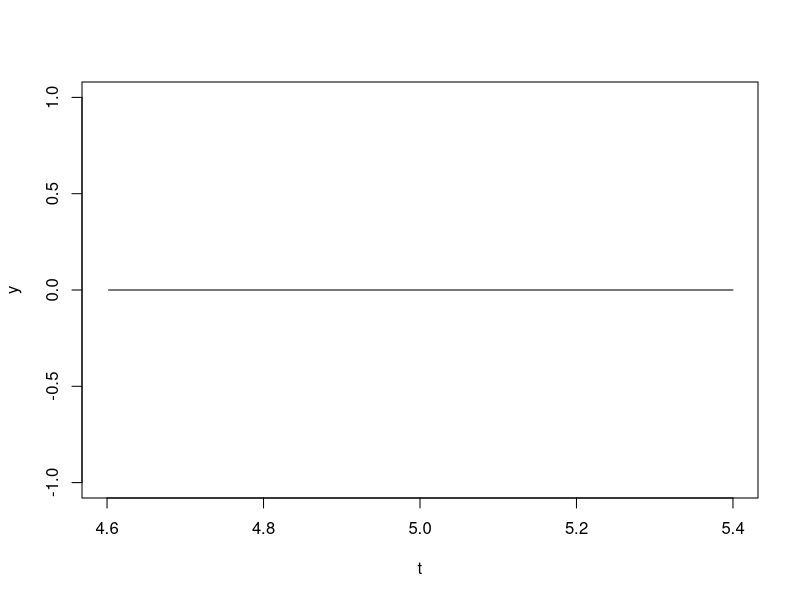

R code for this plot:
Res_Equ_Dif_derecha <- function(del1=0, yi=0){
  np = length(yi)
  yf = rep(0, np)

  y1 = yi[np]
  yf[1] = y1

  for (i in 2:np){
    y2 = y1 + del1 * yi[i-1]
    yf[i] = y2
    y1 = y2
  }
  res= yf
}

Res_Equ_Dif_derecha_tao2 <- function(vali= 0, del1=0, ta1=0, ta2=0){
  np = length(ta1)
  yf = rep(0, np)

  y1 = vali
  yf[1] = y1
  
  for (i in 2:np){
    y2 = y1 + del1 * (ta1[i-1]+ta2[i-1])
    yf[i] = y2
    y1 = y2   
  }
  res= yf
}

Res_Equ_Dif_izquierda_tao2 <- function(vali= 0, del1=0, ta1=0, ta2=0){
  print('ta1')
  print(ta1)
  print('ta2')
  print(ta2)
  np = length(ta1)
  yf = rep(0, np)

  y2 = vali
  yf[np] = y2

  for (i in (np-1):1){
    y1 = y2 - del1 * (ta1[i+1]+ta2[i+1])
    yf[i] = y1
    y2 = y1
  }
  print(yf)
  res= yf
}

Res_Equ_Dif_izquierda <- function(del1=0, yi=0){
  np = length(yi)
  yf = rep(0, np)

  y2 = yi[1]
  yf[np] = y2

  for (i in (np-1):1){
    y1 = y2 - del1 * yi[i+1]
    yf[i] = y1
    y2 = y1
  }
  res= yf
}


procesa_drerecha2 <- function(tao1=0,tao2=0, niter=0){
  print('procesa derecha2')
  del = .001
  n = tao2 / del+1
  m = tao1 / del+1
  t = seq(0, tao1, length.out = m)
  yi = rep(1, n)

  tt = c()
  yy = yi

  ni=n-n+1
  mi=n-m+1

  for (i in 1:niter){
    to = (i-1)*tao1 + t 
    tt = c(tt, to)
    y1 = yy[mi:(mi+m)]
    y2 = yy[ni:(ni+m)]
    k = length(yy)
    yi = Res_Equ_Dif_derecha_tao2(yy[k] , del, y1, y2)
    yy = c(yy, yi)
    mi = mi+m
    ni = ni+m
  }
  ret = list(tt, yy)
}

procesa_izquierda2 <- function(tao1=0,tao2=0, niter=0, tf=0){
  print('procesa izquierda2')
  del = .001
  n = tao2 / del+1  
  m = tao1 / del+1
  mt =niter*m - niter

  cat(' m= ',m,' n= ',n, '\n')

  y2 = exp(tf)
  t = tf + seq(0, tao1, length.out = m)  

  yf = rep(y2, n)

  tt = c()
  yy = c(rep(0 ,mt),yf)
  nyy = length(yy)
  ni = nyy
  mi = ni+1-n
  cat(' mi= ',mi,' ni= ',ni, '\n')   
  yini = yy[mi]
  cat ('yini = ', yini, '\n')
  for (i in 1:niter){
    to = t - (i-1)*tao1 
    tt = c(to, tt)
    y1 = yy[mi:mi+m-1]
    y2 = yy[(ni-m+1):ni]
    yi = Res_Equ_Dif_izquierda_tao2(yini , del, y1, y2)
    yini = yi[1]
    yy = c(yi, yy)
    mi = mi-m+1
    ni = ni-m+1
  }
#  print(yy)
  ret = list(tt, yy)
}

procesa_izquierda <- function(tao=0, niter=0, tF=0){
  t2 = 0
  t1 = -tao
  del = .001
  ni = (t2-t1) / del

  t = seq(t1, t2, length.out = ni+1)
  yF = exp(tF)
  yi = rep(yF, ni+1)
  
  tt = c()
  yy = c()  
  
  tA = tF + t

  for (i in 1:niter){
    tt = c(tA, tt)
    tA = tA - tao
    yi = Res_Equ_Dif_izquierda(del, yi)
    yy = c(yi, yy)
  }
  ret = list(tt, yy)
}

proc_derecha = 0

if (proc_derecha == 1){
  pp = procesa_drerecha2(.4, .9, 10)
  t = pp[[1]]
  y = pp[[2]]
  nt = length(t)
  ny = length(y)

  y = y[(ny-nt+1):ny]
  plot(t, y, type='l')
} else {
  print('procesa izquierda')

  tf = 5
  pp = procesa_izquierda2(.4, .9, 2, tf)

  t = pp[[1]]
  y = pp[[2]]

  nt = length(t)
  ny = length(y)

#  print(t)
#  print(y)

  y = y[1:nt]

  plot(t, y, type='l')
}
